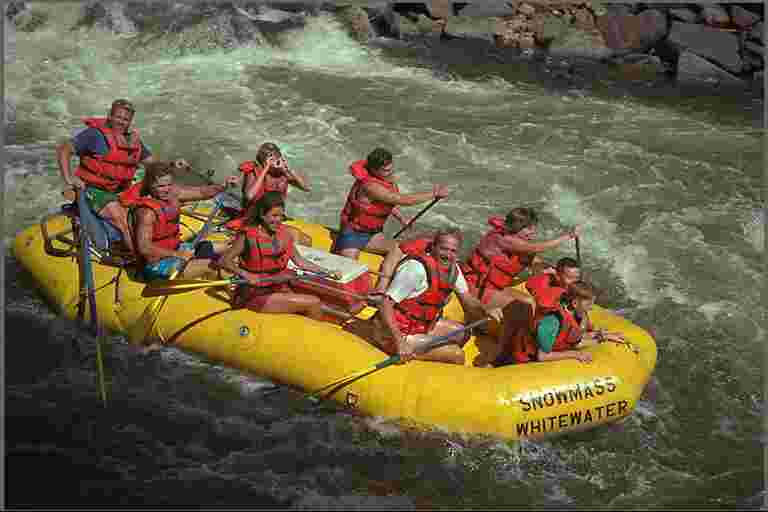
#> input picture libs/uab/PRACTICA1/ex2/codi_Imatges/compressed/image1_quality10.jpg, 768 x 512 px, given in place of original1.png, which was not available
$ python ejercicio3.py
#> lines starting #> are read from the running program, lines starting #| are printed output that depends on the picture; pictures that were not available may be replaced by others from this repository, and a replacement may not be noted
### libs/uab/PRACTICA2/metrikz.py
#!/usr/bin/env python
# -*- coding: utf-8 -*-

"""
Compare two or more images using MSE, PSNR, SNR, SSIM, UQI, PBVIF, MSSIM,
NQM and WSNR metrics.

For usage and a list of options, try this:
$ ./pymetrikz -h

This program and its regression test suite live here:
http://www.sawp.com.br/projects/pymetrikz"""

import numpy as __n
from scipy.ndimage.filters import gaussian_filter as __gaussian_filter
from scipy.ndimage.filters import convolve as __convolve
from scipy.ndimage.filters import correlate as __correlate
from scipy.fftpack import fftshift as __fftshift


__author__ = "Pedro Garcia Freitas <sawp@sawp.com.br>"
__copyright__ = "Copyright (c) 2011-2014 Pedro Garcia"
__license__ = "GPLv2"


def mse(reference, query):
    """Computes the Mean Square Error (MSE) of two images.

    value = mse(reference, query)

    Parameters
    ----------
    reference: original image data.
    query    : modified image data to be compared.

    Return
    ----------
    value    : MSE value
    """
    (ref, que) = (reference.astype('double'), query.astype('double'))
    diff = ref - que
    square = (diff ** 2)
    mean = square.mean()
    return mean


def rmse(reference, query):
    msev = mse(reference, query)
    return __n.sqrt(msev)


# [22 lines left out: function psnr, not called in this run]


def snr(reference, query):
    """Computes the Signal-to-Noise-Ratio (SNR).

    value = snr(reference, query)

    Parameters
    ----------
    reference: original image data.
    query    : modified image data to be compared.

    Return
    ----------
    value    : SNR value
    """
    signal_value = (reference.astype('double') ** 2).mean()
    msev = mse(reference, query)
    if msev != 0:
        value = 10.0 * __n.log10(signal_value / msev)
    else:
        value = float("inf")
    return value


def ssim(reference, query):
    """Computes the Structural SIMilarity Index (SSIM).

    value = ssim(reference, query)

    Parameters
    ----------
    reference: original image data.
    query    : modified image data to be compared.

    Return
    ----------
    value    : SSIM value
    """
    def __get_kernels():
        k1, k2, l = (0.01, 0.03, 255.0)
        kern1, kern2 = map(lambda x: (x * l) ** 2, (k1, k2))
        return kern1, kern2

    def __get_mus(i1, i2):
        mu1, mu2 = map(lambda x: __gaussian_filter(x, 1.5), (i1, i2))
        m1m1, m2m2, m1m2 = (mu1 * mu1, mu2 * mu2, mu1 * mu2)
        return m1m1, m2m2, m1m2

    def __get_sigmas(i1, i2, delta1, delta2, delta12):
        f1 = __gaussian_filter(i1 * i1, 1.5) - delta1
        f2 = __gaussian_filter(i2 * i2, 1.5) - delta2
        f12 = __gaussian_filter(i1 * i2, 1.5) - delta12
        return f1, f2, f12

    def __get_positive_ssimap(C1, C2, m1m2, mu11, mu22, s12, s1s1, s2s2):
        num = (2 * m1m2 + C1) * (2 * s12 + C2)
        den = (mu11 + mu22 + C1) * (s1s1 + s2s2 + C2)
        return num / den

    # [9 lines left out: function __get_negative_ssimap, not called in this run]

    (img1, img2) = (reference.astype('double'), query.astype('double'))
    (m1m1, m2m2, m1m2) = __get_mus(img1, img2)
    (s1, s2, s12) = __get_sigmas(img1, img2, m1m1, m2m2, m1m2)
    (C1, C2) = __get_kernels()
    if C1 > 0 and C2 > 0:
        ssim_map = __get_positive_ssimap(C1, C2, m1m2, m1m1, m2m2, s12, s1, s2)
    else:
        ssim_map = __get_negative_ssimap(C1, C2, m1m2, m1m1, m2m2, s12, s1, s2)
    ssim_value = ssim_map.mean()
    return ssim_value


# [290 lines left out: functions uqi, pbvif, mssim, __filter2, __get_gaussian_kernel, __ssim_modified, not called in this run]


def __convert_to_luminance(x):
    return __n.dot(x[..., :3], [0.299, 0.587, 0.144]).astype('double')


# [224 lines left out: functions nqm, wsnr, not called in this run]

### libs/uab/PRACTICA2/utility.py
import pylab
import matplotlib.pyplot as plt
import matplotlib.image as mpimg
import numpy as np
import os
import subprocess


# Visualisar la diferencie entre 2 imagenes como heatmap
# Cuando la segunda imagen tiene una diferente sistema de coordenadas,
# se puede utilizar el tercer parametro para voltear la imagen
# Fuente de la funcion: http://www.pmavridis.com/misc/heatmaps/
# [28 lines left out: function heatmap, not called in this run]


# Executar la comanda en un proceso del sistema
# Para ver la salida de la comanda (como en un terminal),
# solo hay que pasar el segundo parametro igual a True
def execute_command(command, output_results=False):
    if output_results:
        command_string = ""

        for item in command:
            command_string += str(item) + " "

        os.system(command_string)
    else:
        with open(os.devnull, 'wb') as devnull:
            subprocess.check_call(command, stdout=devnull, stderr=subprocess.STDOUT)

### libs/uab/PRACTICA2/ejercicio3.py
import cv2
import matplotlib.pyplot as plt

import metrikz
import utility


def calcula_metrics_per_video(video_input_file, video_output_file, qscale):
    # Comando para comprimir el video
    command_compression = [
        'ffmpeg',
        '-y',  # Sobrescribe el archivo de salida si ya existe
        '-an',  # No incluye audio
        '-i', video_input_file,
        '-qscale', str(qscale),  # Valor de Q-scale elegido
        '-vcodec', 'mpeg1video',
        video_output_file,
    ]
    utility.execute_command(command_compression)

    # Extrae los cuadros del video original
    command_extract_original = [
        'ffmpeg',
        '-y',
        '-i', video_input_file,
        './frames/original%d.png',
    ]
    utility.execute_command(command_extract_original)

    # Extrae los cuadros del video codificado
    command_extract_encoded = [
        'ffmpeg',
        '-y',
        '-i', video_output_file,
        './frames/encoded%d.png',
    ]
    utility.execute_command(command_extract_encoded)

    # Inicializa listas para almacenar resultados
    mse_values, ssim_values, snr_values = [], [], []
    frames = []

    # Determina el número total de cuadros en el video original
    cap = cv2.VideoCapture(video_input_file)
    N = int(cap.get(cv2.CAP_PROP_FRAME_COUNT))
    cap.release()

    # Recorre los cuadros y calcula las métricas
    for frame_number in range(1, N + 1):
        original_frame_path = './frames/original' + str(frame_number) + '.png'
        encoded_frame_path = './frames/encoded' + str(frame_number) + '.png'

        original_frame = cv2.imread(original_frame_path)
#> original_frame is the input picture: shape (512, 768, 3); mean B, G, R 68.9, 94.8, 105.1
        encoded_frame = cv2.imread(encoded_frame_path)
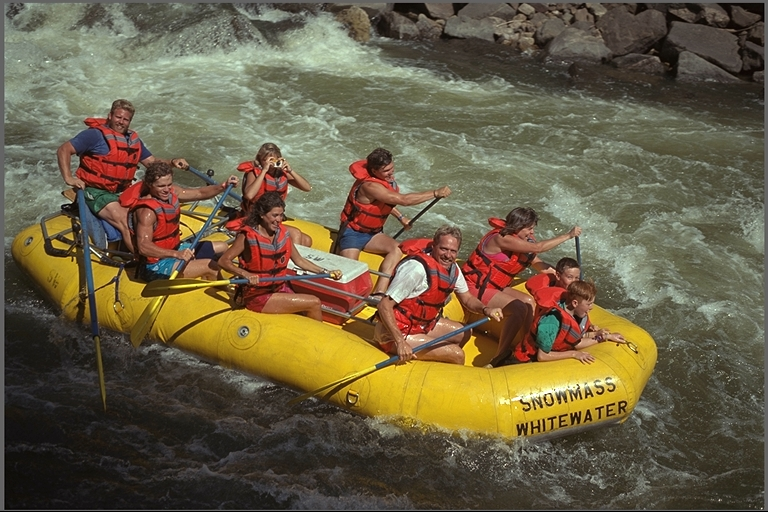
#> input picture libs/uab/PRACTICA1/ex2/codi_Imatges/compressed/image1_quality100.jpg, 768 x 512 px, given in place of encoded1.png, which was not available
#> encoded_frame is the input picture: shape (512, 768, 3); mean B, G, R 68.7, 94.3, 105.8

        mse = metrikz.mse(original_frame, encoded_frame)
#> in mse, `diff = ref - que`:
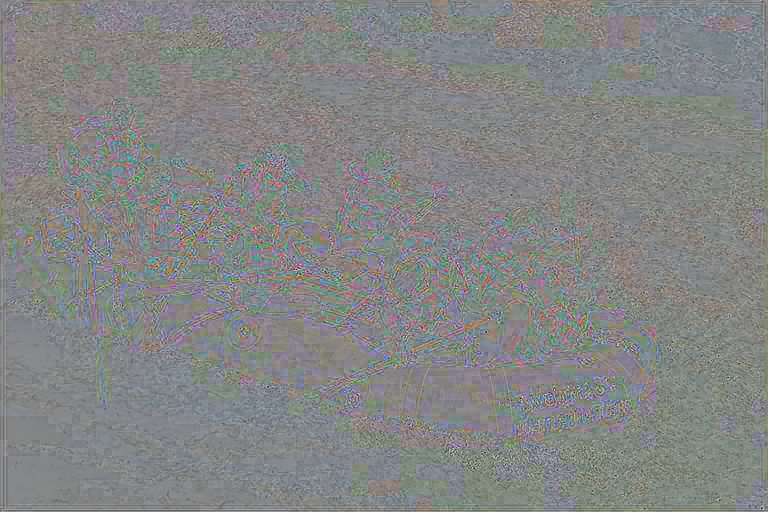
#> diff: shape (512, 768, 3) float64; mean B, G, R 0.2, 0.5, -0.7; drawn with min black and max white
#> in mse, `square = (diff ** 2)`:
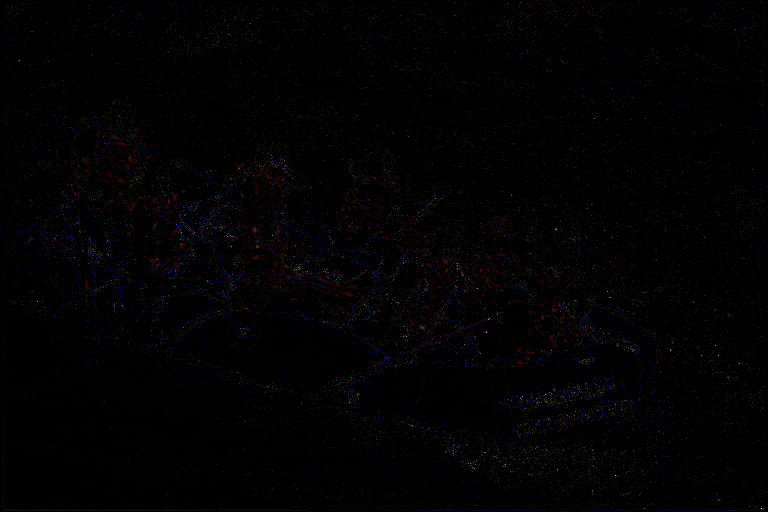
#> square: shape (512, 768, 3) float64; mean B, G, R 217.7, 151.7, 193.7; drawn with min black and max white
#> in mse, `mean = square.mean()`: mean = 187.7
#> mse = 187.7
        ssim = metrikz.ssim(original_frame, encoded_frame)
#> in __get_mus, `mu1, mu2 = map(lambda x: __gaussian_filter(x, 1.5), (i1, i2))`:
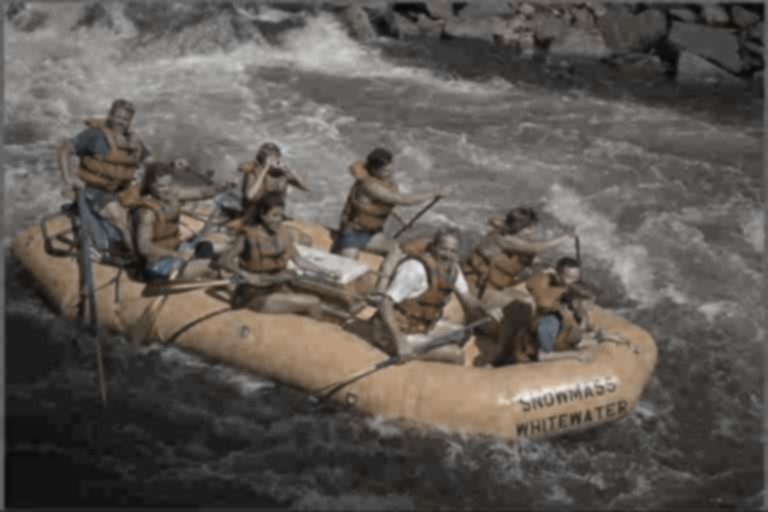
#> mu1: shape (512, 768, 3) float64; mean B, G, R 84.3, 89.6, 94.8
#> in __get_mus, `m1m1, m2m2, m1m2 = (mu1 * mu1, mu2 * mu2, mu1 * mu2)`:
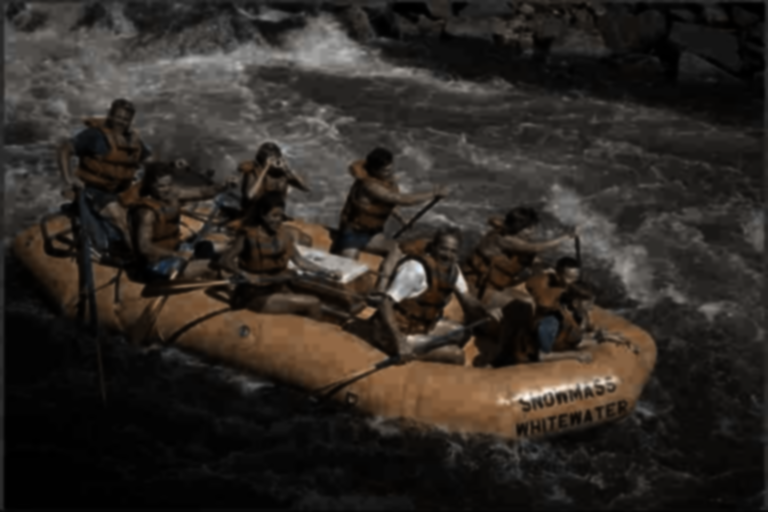
#> m1m1: shape (512, 768, 3) float64; mean B, G, R 8549.9, 9651.9, 10880.1; drawn with min black and max white
#> in __get_sigmas, `f12 = __gaussian_filter(i1 * i2, 1.5) - delta12`:
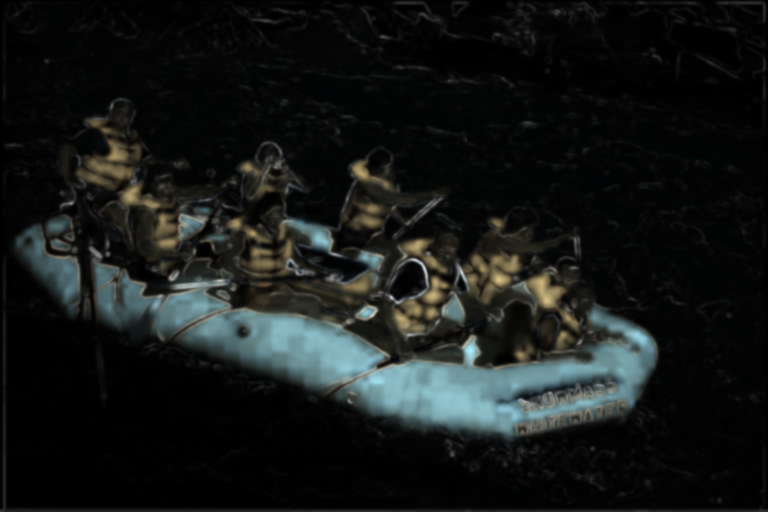
#> f12: shape (512, 768, 3) float64; mean B, G, R 891.4, 921.6, 807.6; drawn with min black and max white
#> in __get_positive_ssimap, `return num / den`:
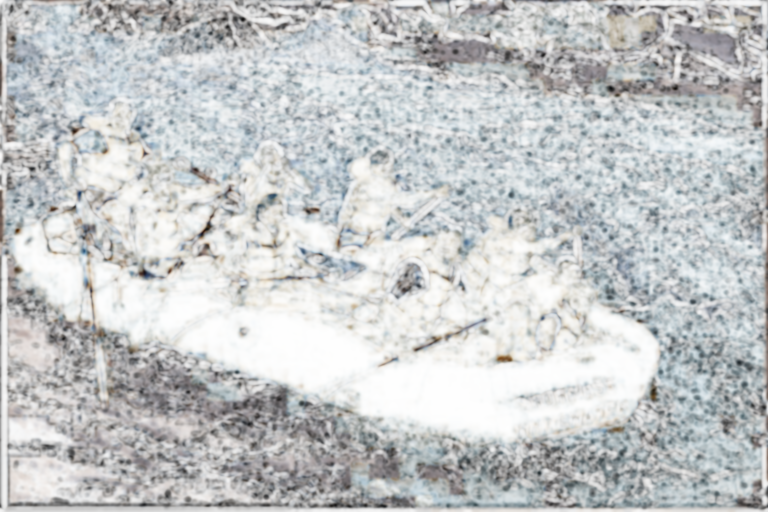
#> returned value: shape (512, 768, 3) float64; mean of channels 0, 1, 2 0.787, 0.784, 0.774; drawn as B, G, R
#> in ssim, `ssim_value = ssim_map.mean()`: ssim_value = 0.782
#> ssim = 0.782
        snr = metrikz.snr(original_frame, encoded_frame)
#> in snr, `signal_value = (reference.astype('double') ** 2).mean()`: signal_value = 10625.6
#> in snr, `msev = mse(reference, query)`: msev = 187.7
#> in snr, `value = 10.0 * __n.log10(signal_value / msev)`: value = 17.53
#> snr = 17.53

        mse_values.append(mse)
        ssim_values.append(ssim)
        snr_values.append(snr)
        frames.append(frame_number)

    print("All done for video: " + video_input_file)
    return frames, mse_values, ssim_values, snr_values


if __name__ == '__main__':
    # Defineix la llista de vídeos
    video_files = [
        ('./videos_y4m/akiyo_cif.y4m', './videos_mpeg/akiyo_cif.mpeg'),
        ('./videos_y4m/bowing_cif.y4m', './videos_mpeg/bowing_cif.mpeg'),
        ('./videos_y4m/bridge_close_cif.y4m', './videos_mpeg/bridge_close_cif.mpeg'),
        ('./videos_y4m/bridge_far_cif.y4m', './videos_mpeg/bridge_far_cif.mpeg'),
    ]

    # Valor de Q-scale escollit
    qscale = 15

    # Inicialitza llistes per a dades agregades de tots els vídeos
    all_frames, all_mse, all_ssim, all_snr = [], [], [], []

    # Processa cada vídeo
    for video_input, video_output in video_files:
        frames, mse_values, ssim_values, snr_values = calcula_metrics_per_video(video_input, video_output, qscale)
#> frames = [1]; mse_values = [187.7]; ssim_values = [0.782]; snr_values = [17.53]
#> (the run stopped early here; a loop or call above may not have finished)
